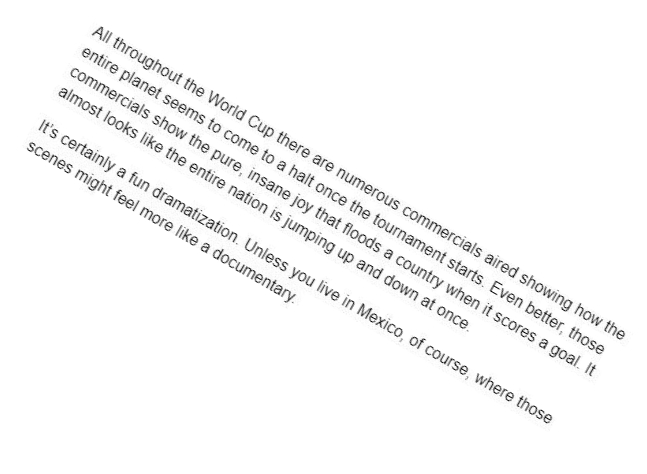
#> input picture datas/text_rd30.jpg, 647 x 474 px
$ jupyter execute '29-文本旋转校正.ipynb'   (shell and % lines are left out)
#> lines starting #> are read from the running program, lines starting #| are printed output that depends on the picture; long printed decimals are rounded
# 文本旋转校正

[cell 1]
import matplotlib.pyplot as plt
import cv2
import numpy as np
from pylab import mpl
mpl.rcParams['font.sans-serif'] = ['SimHei'] # 指定默认字体
mpl.rcParams['axes.unicode_minus'] = False # 解决保存图像是负号'-'显示为方块的问题

[cell 2]
src = cv2.imread('../datas/text_rd30.jpg')
#> src is the input picture: shape (474, 647, 3); min 0, max 255, mean 247.6
rgb = cv2.cvtColor(src,cv2.COLOR_BGR2RGB)
gray = cv2.cvtColor(src,cv2.COLOR_BGR2GRAY)

## 1.执行傅立叶变换

[cell 3]
f = np.fft.fft2(gray.astype(np.float32))
fshift = np.fft.fftshift(f)
#取绝对值：将复数变化成实数
#取对数的目的为了将数据变化到较小的范围（比如0-255）
s1 = np.log(np.abs(f))
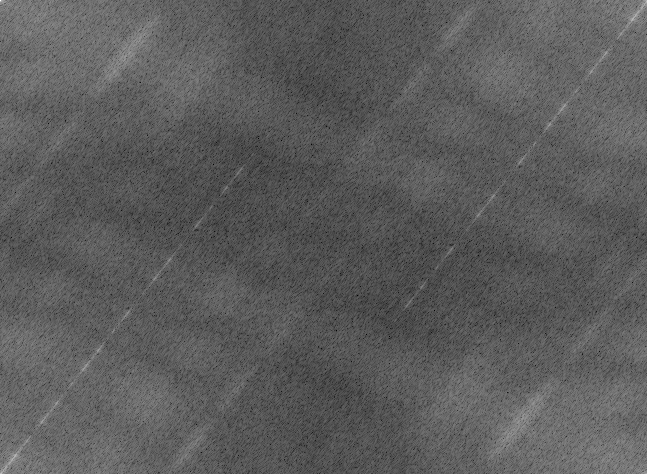
#> s1: shape (474, 647) float64; min 3.12, max 18.15, mean 8.58; drawn with min black and max white
s2 = np.log(np.abs(fshift))
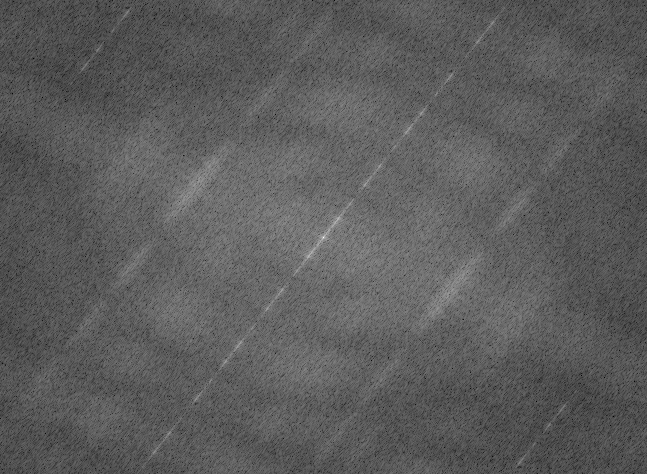
#> s2: shape (474, 647) float64; min 3.12, max 18.15, mean 8.58; drawn with min black and max white

[cell 4]
plt.subplot(121)
plt.imshow(s1,'gray')
plt.title('FFT变换')
plt.subplot(122)
plt.imshow(s2,'gray')
plt.title('频域中心移动')
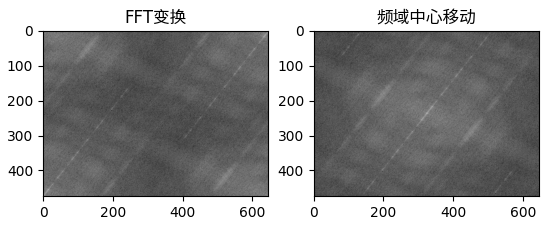
#> figure drawn by matplotlib, 2 panels

[cell 5]
print(s2)
#> (printed output is left out)

## 2.倾斜角检测

### 2.1直线检测

[cell 6]
_,binary = cv2.threshold(s2,140,255,cv2.THRESH_BINARY)
#> binary: shape (474, 647) float64; every value is 0

[cell 7]
plt.imshow(binary,'gray')

[cell 8]
s2 = s2.astype(np.uint8)
lines = cv2.HoughLines(s2,1,np.pi/180,180)
print(lines.shape)
#| (7607, 1, 2)

[cell 9]
s2_rgb = cv2.cvtColor(s2,cv2.COLOR_GRAY2RGB)
for i in range(3):
    line = lines[i]
    rho = line[0,0]
    theta = line[0,1]
    # 变换成直线表达式
    a = np.cos(theta)
    b = np.sin(theta)
    x0 = rho * a
    y0 = rho * b
    x1 = int(x0 + 1000*(-b))
    y1 = int(y0 + 1000*a)
    x2 = int(x0 - 1000*(-b))
    y2 = int(y0 - 1000*a)
    cv2.line(s2_rgb,(x1,y1),(x2,y2),(255,0,0),2)
#> this loop made 3 passes
#> (line, rho, x0, y0, x1, y1, x2, y2) on passes 1 to 3: ([[337, 0.785]], 337, 238.3, 238.3, -468, 945, 945, -468), ([[339, 0.785]], 339, 239.7, 239.7, -467, 946, 946, -467), ([[342, 0.785]], 342, 241.8, 241.8, -465, 948, 948, -465)
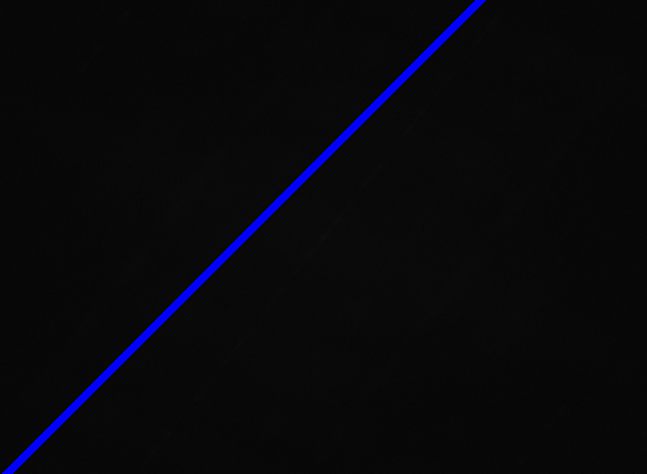
#> s2_rgb: shape (474, 647, 3); mean B, G, R 12.3, 7.9, 7.9

[cell 10]
plt.imshow(s2_rgb)
plt.title('检测到的直线')

### 2.2计算旋转角度

[cell 11]
theta_ll = 0
for i in range(10):
    line = lines[i]
    rho = line[0,0]
    the = line[0,1]
    angle = the * 180 / np.pi
    if angle > 0 and angle < 90:
        theta_ll = angle
        break
#> this loop made 1 pass
#> (rho, the, angle, theta_ll) on pass 1: (337, 0.785, 45, 45)
print('Rotation Angle:',theta_ll)
#| Rotation Angle: 45.000

[cell 12]
# 角度转换
rows,cols = gray.shape
#> rows = 474; cols = 647
nrows,ncols = cv2.getOptimalDFTSize(rows),cv2.getOptimalDFTSize(cols)
#> nrows = 480; ncols = 648
print(rows,cols,nrows,ncols)
#| 474 647 480 648
angleT = nrows * np.tan(theta_ll / 180 * np.pi) / ncols
#> angleT = 0.741
theta = np.arctan(angleT) * 180 / np.pi
#> theta = 36.53
print('theat = ',theta)
#| theat =  36.529

## 3.仿射变换校正

[cell 13]
center = (cols // 2,rows // 2)
#> center = (323, 237)
scale = 1.0
warp_mat = cv2.getRotationMatrix2D(center,theta,scale)
#> warp_mat = [[0.804, 0.595, -77.62], [-0.595, 0.804, 238.8]]
dst = cv2.warpAffine(gray,warp_mat,(rows,cols),borderValue=(255,255,255))
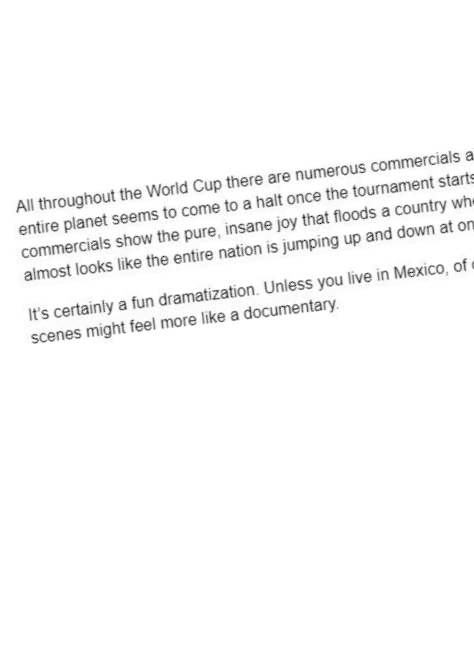
#> dst: shape (647, 474); min 15, max 255, mean 249

[cell 14]
plt.subplot(121)
plt.imshow(gray,'gray')
plt.title('源图像')
plt.subplot(122)
plt.imshow(dst,'gray')
plt.title('校正结果')
